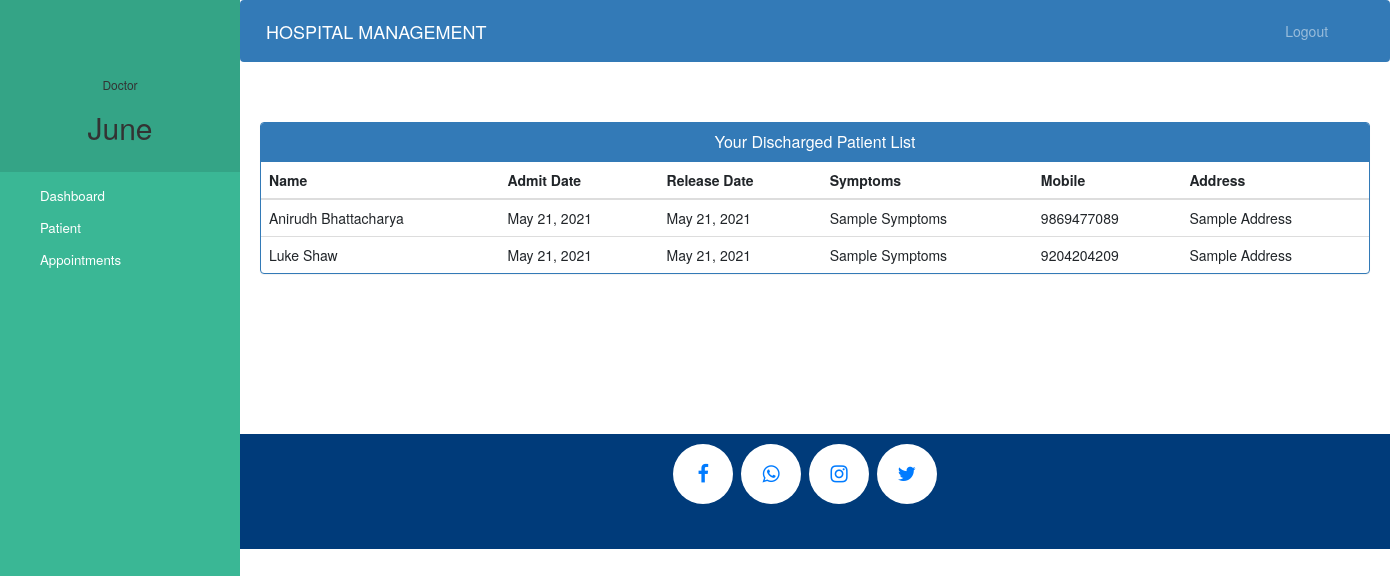
/doctor-view-discharge-patient (signed in), run on the app's committed database.
### hospital/models.py (models this page shows)
class PatientDischargeDetails(models.Model):
    patientId=models.PositiveIntegerField(null=True)
    patientName=models.CharField(max_length=40)
    assignedDoctorName=models.CharField(max_length=40)
    address = models.CharField(max_length=40)
    mobile = models.CharField(max_length=20,null=True)
    symptoms = models.CharField(max_length=100,null=True)
    admitDate=models.DateField(null=False)
    releaseDate=models.DateField(null=False)
    daySpent=models.PositiveIntegerField(null=False)
    roomCharge=models.PositiveIntegerField(null=False)
    medicineCost=models.PositiveIntegerField(null=False)
    doctorFee=models.PositiveIntegerField(null=False)
    OtherCharge=models.PositiveIntegerField(null=False)
    DepositedAmount=models.PositiveIntegerField(null=False)
    total=models.PositiveIntegerField(null=False)

### hospital/views.py (the view)
# urls.py: path('doctor-view-discharge-patient',views.doctor_view_discharge_patient_view,name='doctor-view-discharge-patient'),
@login_required(login_url='doctorlogin')
@user_passes_test(is_doctor)
def doctor_view_discharge_patient_view(request):
    dischargedpatients=models.PatientDischargeDetails.objects.all().distinct().filter(assignedDoctorName=request.user.first_name)
    doctor=models.Doctor.objects.get(user_id=request.user.id)
    return render(request,'hospital/doctor_view_discharge_patient.html',{'dischargedpatients':dischargedpatients,'doctor':doctor})

### hospital/views.py (called while the page is built)
def is_doctor(user):
    return user.groups.filter(name='DOCTOR').exists()

### templates/hospital/doctor_view_discharge_patient.html (shortened to what this page needs)
{% extends 'hospital/doctor_base.html' %} {% block content %} {%load static%}
<head>
    <link href="//netdna.bootstrapcdn.com/bootstrap/3.0.0/css/bootstrap.min.css" rel="stylesheet" id="bootstrap-css">
</head>
<div class="container">
    <div class="panel panel-primary">
        <div class="panel-heading">
            <h6 class="panel-title">Your Discharged Patient List</h6>
        </div>
        <table class="table table-hover" id="dev-table">
            <thead>
                <tr>
                    <th>Name</th>
                    <th>Admit Date</th>
                    <th>Release Date</th>
                    <th>Symptoms</th>
                    <th>Mobile</th>
                    <th>Address</th>
                </tr>
            </thead>
            {% for p in dischargedpatients %}
            <tr>
                <td> {{p.patientName}}</td>
                <td>{{p.admitDate}}</td>
                <td>{{p.releaseDate}}</td>
                <td>{{p.symptoms}}</td>
                <td>{{p.mobile}}</td>
                <td>{{p.address}}</td>
            </tr>
            {% endfor %}
        </table>
    </div>
</div>
{% endblock content %}

### templates/hospital/doctor_base.html (shortened to what this page needs)
<!DOCTYPE html> {% load static %}
<html lang="en">
<head>
    <link rel="stylesheet" href="https://stackpath.bootstrapcdn.com/bootstrap/4.3.1/css/bootstrap.min.css">
    <link rel="stylesheet" href="https://maxcdn.bootstrapcdn.com/font-awesome/4.7.0/css/font-awesome.min.css">
</head>
<body>
    <nav class="menu" tabindex="0">
        <header class="avatar">
            <br><br>
            <h6>Doctor</h6>
            <h2>{{request.user.first_name}}</h2>
        </header>
        <ul>
            <li tabindex="0" class="icon-dashboard"> <a style="color:white; text-decoration:none;" href="/doctor-dashboard"><span>Dashboard</span></a> </li>
            <li tabindex="0" class="icon-users"> <a style="color:white; text-decoration:none;" href="/doctor-patient"><span>Patient</span></a></li>
            <li tabindex="0" class="icon-calendar"> <a style="color:white; text-decoration:none;" href="/doctor-appointment"><span>Appointments</span></a></li>
        </ul>
    </nav>
    <main>
        <div class="bs-example">
            <nav class="navbar navbar-expand-md  navbar-dark fixed-top" style="background:#337AB7;">
                <a href="/doctor-dashboard" class="navbar-brand">HOSPITAL MANAGEMENT</a>
                <div class="collapse navbar-collapse justify-content-between" id="navbarCollapse">
                    <div class="navbar-nav" style=" margin-left: 90%;">
                        <a href="/logout" class="nav-item nav-link">Logout</a>
                    </div>
                </div>
            </nav>
        </div>
        <br><br> {% block content %} {% endblock content %}
        <br><br><br><br><br><br><br>
        <footer>
            <p>
                <a id="ftr" href="" class="fa fa-facebook"></a>
                <a id="ftr" href="" class="fa fa-whatsapp"></a>
                <a id="ftr" href="" class="fa fa-instagram"></a>
                <a id="ftr" href="" class="fa fa-twitter"></a>
            </p>
            <br>
        </footer>
    </main>
</body>
</html>

### templates/hospital/doctor_base.html (style rules this page uses)
a:link { text-decoration: none; }
a { color: white; }
footer { padding: 0px 20px 10px 0px; background-color: #003B7A; margin: 0px; }
.fa { padding: 20px; font-size: 20px; width: 60px; text-align: center; text-decoration: none; margin: 5px 2px; border-radius: 50%; }
.fa-facebook { background: #ffffff; color: #007BFF; margin-top: 10px; }
.fa-whatsapp { background: #ffffff; color: #007BFF; }
.fa-twitter { background: #ffffff; color: #007BFF; }
.fa-instagram { background: #ffffff; color: #007BFF; }
p { text-align: center; }
body { padding-left: 240px; }
main { position: relative; height: 100vh; }
.menu { background: #3AB795; height: 100vh; width: 240px; position: fixed; top: 0px; left: 0; z-index: 5; outline: none; }
.menu .avatar { background: rgba(0, 0, 0, 0.1); padding: 2em 0.5em; text-align: center; }
.menu .avatar h2 { font-weight: normal; margin-bottom: 0; }
.menu ul { list-style: none; padding: 0.5em 0; margin: 0; }
.menu ul li { padding: 0.5em 1em 0.5em 3em; font-size: 0.95em; font-weight: regular; background-repeat: no-repeat; background-position: left 15px center; background-size: auto 20px; transition: all 0.15s linear; cursor: pointer; }
.menu ul li.icon-dashboard { background-image: url("http://www.entypo.com/images//gauge.svg"); }
.menu ul li.icon-users { background-image: url("http://www.entypo.com/images//users.svg"); }
.menu ul li.icon-calendar { background-image: url("http://www.entypo.com/images//calendar.svg"); }

### templates/hospital/doctor_view_discharge_patient.html (style rules this page uses)
a:link { text-decoration: none; }
h6 { text-align: center; }

### data on the page
PatientDischargeDetails: patientName "Anirudh Bhattacharya", admitDate "May 21, 2021", releaseDate "May 21, 2021", symptoms "Sample Symptoms", mobile "9869477089", address "Sample Address"
PatientDischargeDetails: patientName "Luke Shaw", admitDate "May 21, 2021", releaseDate "May 21, 2021", symptoms "Sample Symptoms", mobile "9204204209", address "Sample Address"

### other printed values
{{ request.user.first_name }} "June"
